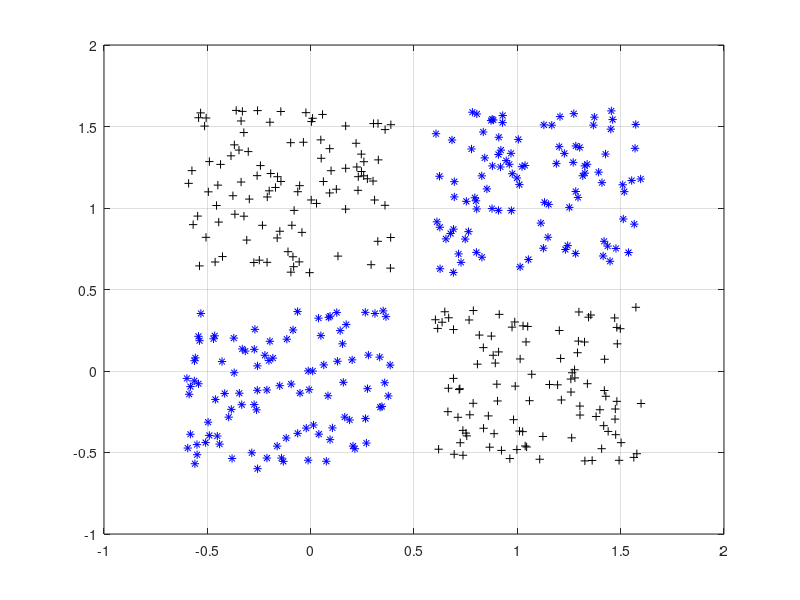

The MATLAB source for this figure: (Note: this script raises an error after producing the figure.)
close all, clear all, clc
% number of samples of each cluster
K = 100;
% offset of clusters
q = .6;
% define 2 groups of input data
A1 = [rand(1,K)-q; rand(1,K)+q];
B1 = [rand(1,K)+q; rand(1,K)+q];
C1 = [rand(1,K)+q; rand(1,K)-q];
D1 = [rand(1,K)-q; rand(1,K)-q];
A = [A1 C1];
B = [B1 D1];
% plot data
plot(A(1,:),A(2,:),'k+',B(1,:),B(2,:),'b*')
grid on
hold on

%%

% coding (+1/0) for 2-class XOR problem
a = 0;
b = 1;

%%

% define inputs (combine samples from all two classes)
P = [A B];
% define targets
T = [repmat(a,1,length(A)) repmat(b,1,length(B))];

%%

% create a neural network
% Input, output and output layers sizes are set to 0. These sizes will automatically be
% configured to match particular data by train
net = feedforwardnet([20]); % We create a network with one hidden layer of 20 neurons (try
%also with [5 3])
% look at the default parameters
% ... mse, purelin, ...

% train the neural network
[net,tr,Y,E] = train(net,P,T);
% Notice that tr has the indices of the training, validation and test data sets:
% tr.trainInd
% tr.valInd
% tr.testInd
% show network
view(net)
% Accuracy
fprintf('Accuracy: %f\n',100-100*sum(abs((Y>0.5)-T))/length(T))

%%

figure(2)
plot(T','linewidth',2)
hold on
plot(Y','r--')
grid on
legend('Targets','Network response','location','best')
ylim([-1.25 1.25])

%%

% generate a grid
span = -1:.005:2;
[P1,P2] = meshgrid(span,span);
pp = [P1(:) P2(:)]';
% simulate neural network on a grid
aa = net(pp);
% plot classification regions
figure(1)
mesh(P1,P2,reshape(aa,length(span),length(span))-5);
colormap cool
view(2)
% show network
view(net)